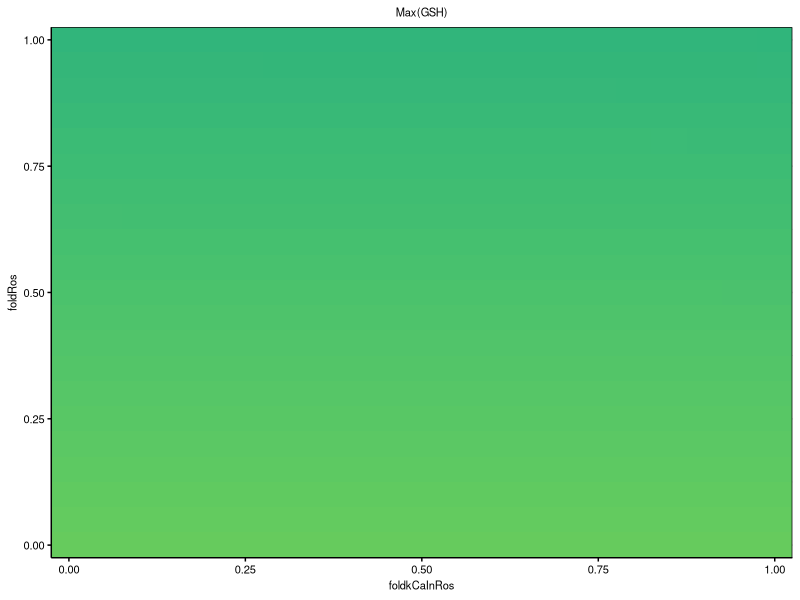
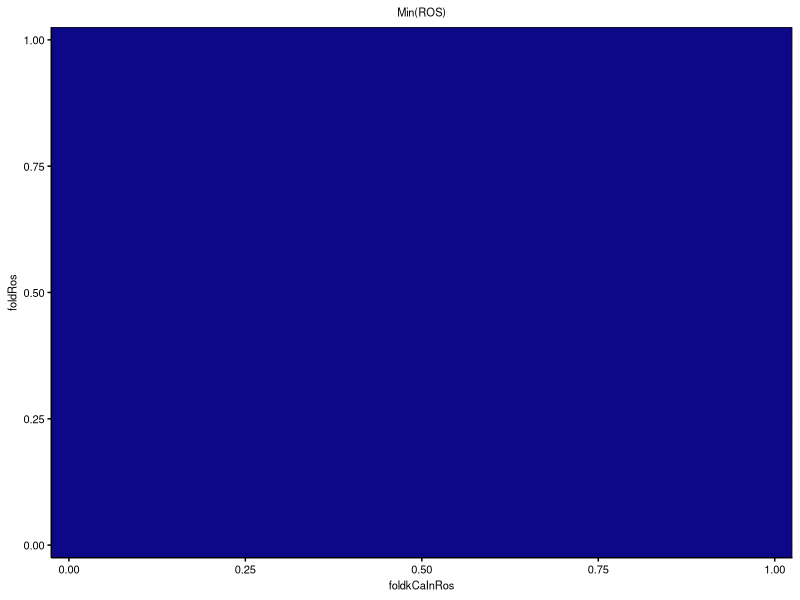
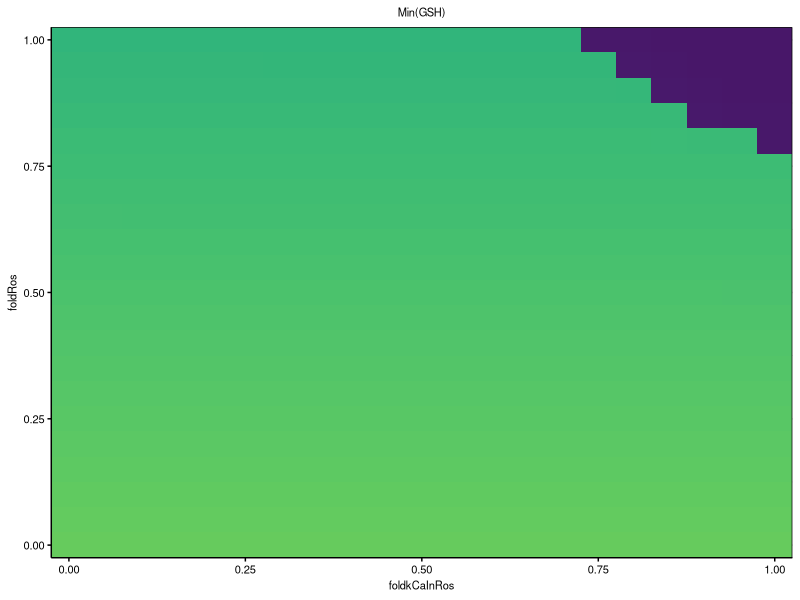
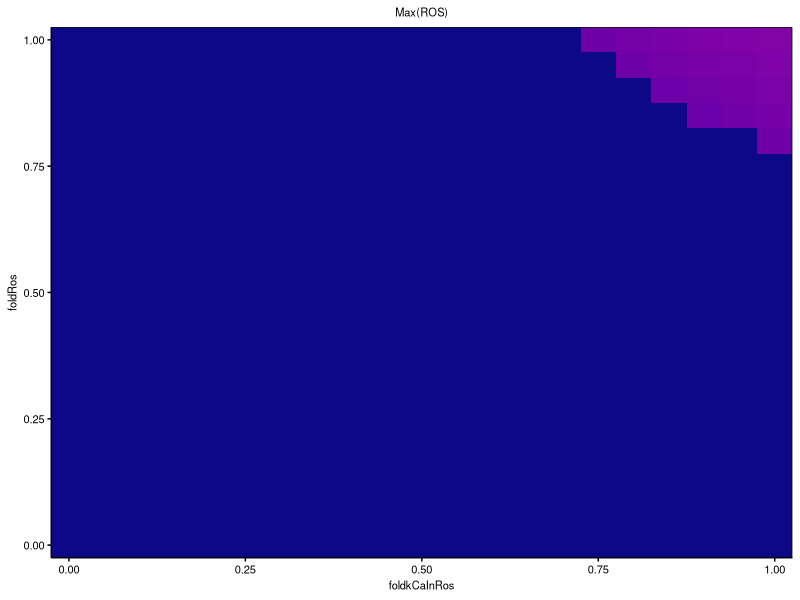
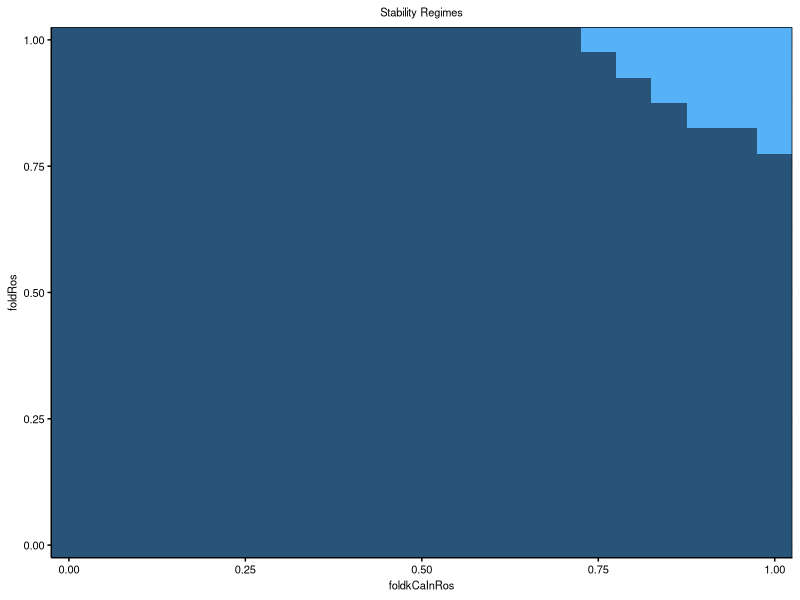
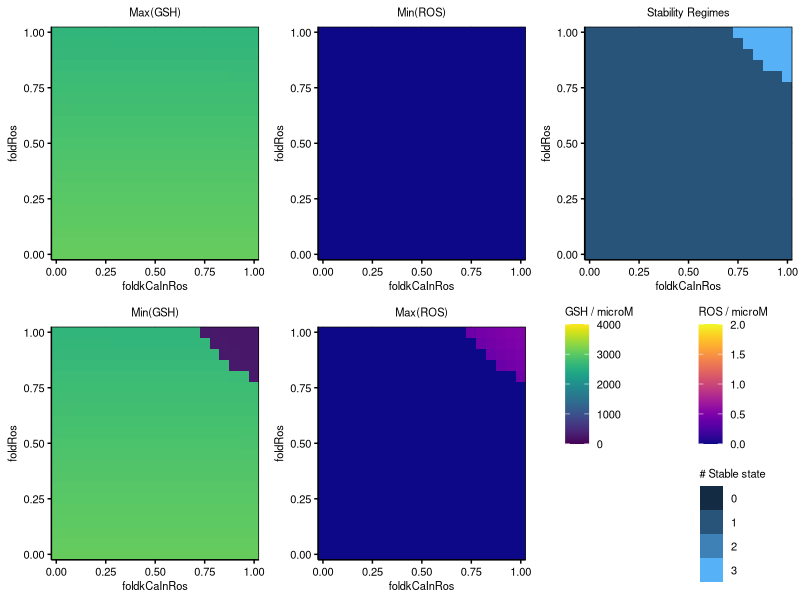

Recreate these plots in R, in order.
##### read data
#### set working directory
setwd("D:/Lab_SHC_files/ROS_model/008_afterChiaChouMod/003_fig3")

#### read data
sol <- read.table("ROS_v5_BifurcationCaRosFeedback_solve_1_out.txt", header = TRUE, sep = "\t") 

##### libraries
library("ggplot2")
library("cowplot")
library("viridis")

##### plot themes
gtheme <- theme(
	axis.line = element_line(color = "black"), 
	axis.ticks = element_line(color = "black"), 
	axis.text = element_text(color = "black", size = 8), 
	axis.title = element_text(color = "black", size = 8), 
	legend.key = element_rect(fill = "white"), 
	legend.text = element_text(color = "black", size = 8), 
	legend.title = element_text(color = "black", size = 8), 
	panel.grid.major = element_line(color = "grey"), 
	panel.grid.minor = element_line(color = "grey"), 
	panel.background = element_rect(fill = "white"), 
	panel.border = element_rect(fill = NA, color = "black"), 
	plot.title = element_text(color = "black", size = 8, hjust = 0.5),
	strip.background = element_rect(colour = "black", fill = "white"),
	strip.text.x = element_text(color = "black", size = 8),
	strip.text.y = element_text(color = "black", size = 8))

##### plot
#### high GSH, low ROS
### GSH
p1a <- ggplot(data = sol, aes(x = foldkCaInRos, y = foldRos, fill = gshmax)) 
p1b <- p1a + geom_tile()
p1c <- p1b + scale_x_continuous(name = "foldkCaInRos", expand = c(0, 0)) + scale_y_continuous(expand = c(0, 0), name = "foldRos") + scale_fill_viridis(name = "GSH / microM", limits = c(0, 4000))
p1d <- p1c + gtheme + labs(title = "Max(GSH)")
p1e <- p1d + theme(legend.position = "none")
p1e

leg1 <- get_legend(p1d)

### ROS
p2a <- ggplot(data = sol, aes(x = foldkCaInRos, y = foldRos, fill = rosmin)) 
p2b <- p2a + geom_tile()
p2c <- p2b + scale_x_continuous(name = "foldkCaInRos", expand = c(0, 0)) + scale_y_continuous(expand = c(0, 0), name = "foldRos") + scale_fill_viridis(name = "ROS / microM", limits = c(0, 2), option = "plasma")
p2d <- p2c + gtheme + labs(title = "Min(ROS)")
p2e <- p2d + theme(legend.position = "none")
p2e

leg2 <- get_legend(p2d)

#### low GSH, high ROS
### GSH
p3a <- ggplot(data = sol, aes(x = foldkCaInRos, y = foldRos, fill = gshmin)) 
p3b <- p3a + geom_tile()
p3c <- p3b + scale_x_continuous(name = "foldkCaInRos", expand = c(0, 0)) + scale_y_continuous(expand = c(0, 0), name = "foldRos") + scale_fill_viridis(name = "GSH / microM", limits = c(0, 4000))
p3d <- p3c + gtheme + labs(title = "Min(GSH)")
p3e <- p3d + theme(legend.position = "none")
p3e

### ROS
p4a <- ggplot(data = sol, aes(x = foldkCaInRos, y = foldRos, fill = rosmax)) 
p4b <- p4a + geom_tile()
p4c <- p4b + scale_x_continuous(name = "foldkCaInRos", expand = c(0, 0)) + scale_y_continuous(expand = c(0, 0), name = "foldRos") + scale_fill_viridis(name = "ROS / microM", limits = c(0, 2), option = "plasma")
p4d <- p4c + gtheme + labs(title = "Max(ROS)")
p4e <- p4d + theme(legend.position = "none")
p4e

#### number of stable state
p5a <- ggplot(data = sol, aes(x = foldkCaInRos, y = foldRos, fill = nStableState)) 
p5b <- p5a + geom_tile()
p5c <- p5b + scale_x_continuous(name = "foldkCaInRos", expand = c(0, 0)) + scale_y_continuous(expand = c(0, 0), name = "foldRos") + scale_fill_gradient(name = "# Stable state", guide = "legend", limits = c(0, 3))
p5d <- p5c + gtheme + labs(title = "Stability Regimes")
p5e <- p5d + theme(legend.position = "none")
p5e

leg3 <- get_legend(p5d)

#### assemble subplots
ap1a <- plot_grid(p1e, p2e, p5e, nrow = 1)
ap1b <- plot_grid(leg1, leg2, NULL, leg3)
ap1c <- plot_grid(p3e, p4e, ap1b, nrow = 1)
ap1d <- plot_grid(ap1a, ap1c, ncol = 1)
ap1d

ggsave2("ROS_v5_BifurcationCaRosFeedback_solve_1.pdf", width = 5.4, height = 3.6, units = "in")
